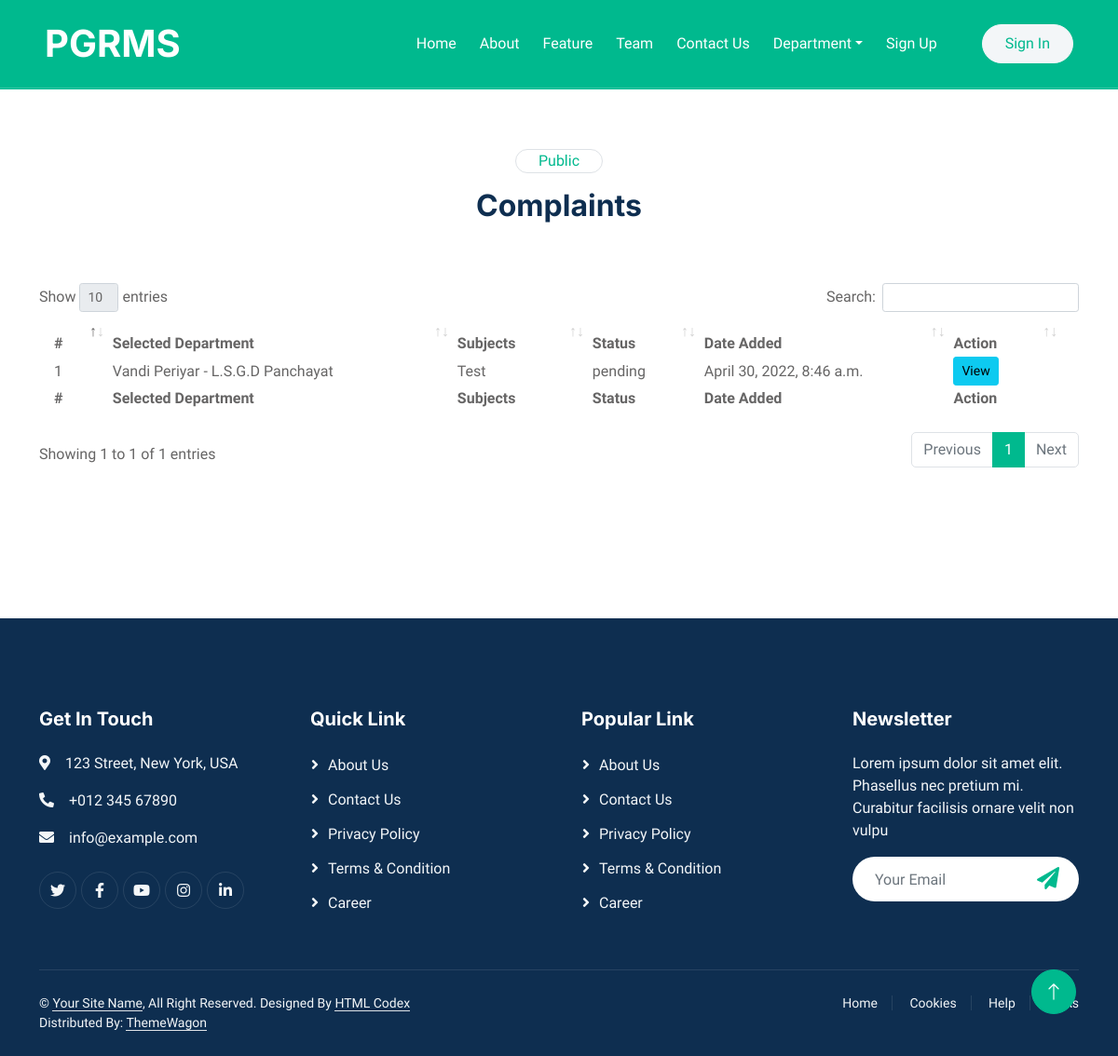
The page /department/list-complaints (signed in) on the database its author committed.
### public/models.py (models this page shows, shortened)
class Complaints(models.Model):
    unique_id=models.AutoField(primary_key=True, null=False)
    complaints_subject=models.CharField(max_length=255, default='null', null=False)
    complaints_text=models.TextField(default='null', null=False)
    selected_department = models.ForeignKey(Departments, on_delete=models.CASCADE)
    public_user = models.ForeignKey(Registration, on_delete=models.CASCADE)
    date_added = models.DateTimeField(default=now, editable=False)
    reply = models.TextField(default='null', null=True)
    status_choices = [
        ('open', 'Open'),
        ('pending', 'Pending'),
        ('closed', 'Closed'),
    ]
    status = models.CharField(max_length=15, choices=status_choices, default="open")

### site_admin/models.py (models this page shows)
class Departments(models.Model):
    unique_id=models.AutoField(primary_key=True, null=False)
    department_name=models.CharField(max_length=255, null=False)
    location=models.ForeignKey(Location, on_delete=models.CASCADE)
    date_added = models.DateTimeField(default=now, editable=False)
    def __str__(self):
        return self.department_name

class Location(models.Model):
    unique_id=models.AutoField(primary_key=True, null=False)
    location=models.CharField(max_length=255, null=False)
    date_added = models.DateTimeField(default=now, editable=False)
    def __str__(self):
        return self.location

### department/views.py (the view)
# urls.py: path('list-complaints', views.complaints_list, name="complaints_list"),
def complaints_list(request):
    complaints_list = User_Complaints.objects.filter(selected_department=Departments.objects.filter(unique_id=request.session['dep_id']).get()).all()
    context = { 'complaints_list': complaints_list }
    return render(request, 'department/complaints-list.html', context)

### templates/department/complaints-list.html (shortened to what this page needs)
{% extends 'layout.html' %}
{% load static %}
{% block custom-style %}
<link href="{% static 'lib/datatables/datatables.css' %}" rel="stylesheet">
{% endblock %}
{% block content %}
    <div class="container-xxl bg-white p-0">
        <div class="container-xxl position-relative p-0">
            {% include 'includes/menu.html'  %}
            <div class="container-xxl bg-primary page-header">
            </div>
        </div>
        <div class="container-xxl py-5">
            <div class="container">
                <div class="mx-auto text-center wow fadeInUp" data-wow-delay="0.1s" style="max-width: 600px;">
                    <div class="d-inline-block border rounded-pill text-primary px-4 mb-3">Public</div>
                    <h2 class="mb-5">Complaints</h2>
                </div>
                <div class="row justify-content-center">
                <div class="col-md-12 py-3">
                {% if complaints_list.count > 0 %}
                <table id="example" class="stripe" style="width:100%; background-color: white; padding: 15px;">
                      <thead>
                          <tr>
                              <th>#</th>
                              <th>Selected Department</th>
                              <th>Subjects</th>
                              <th>Status</th>
                              <th>Date Added</th>
                              <th>Action</th>
                          </tr>
                      </thead>
                      <tbody>
                        {% for row in complaints_list %}
                           <tr>
                              <td>{{ forloop.counter }}</td>
                              <td>{{ row.selected_department.location }} - {{ row.selected_department }}</td>
                              <td>{{ row.complaints_subject }}</td>
                              <td>{{ row.status }}</td>
                              <td>{{ row.date_added }}</td>
                <td>
                  <a href="{% url 'department:complaints_views' id=row.unique_id %}" type="button" class="btn btn-info btn-sm">View</a>
                </td>
                          </tr>
                        {% endfor %}
                      </tbody>
                      <tfoot>
                          <tr>
                            <th>#</th>
                            <th>Selected Department</th>
                            <th>Subjects</th>
                            <th>Status</th>
                            <th>Date Added</th>
                            <th>Action</th>
                          </tr>
                      </tfoot>
                  </table>
                {% else %}
                <b>No complaints added yet</b>
                {% endif %}
                </div>
                </div>
            </div>
        </div>
        {% include 'includes/footer.html'  %}
        <a href="#" class="btn btn-lg btn-primary btn-lg-square back-to-top"><i class="bi bi-arrow-up"></i></a>
        </div>
{% endblock %}

### static/css/style.css (style rules this page uses)
:root { --primary: #00B98E; --light: #F3F6F8; --dark: #0E2E50; }
.back-to-top { position: fixed; display: none; right: 45px; bottom: 45px; z-index: 99; }
.btn { font-weight: 500; transition: .5s; }
.btn.btn-primary, .btn.btn-outline-primary:hover { color: #FFFFFF; }
.btn-lg-square { width: 48px; height: 48px; }
.btn-square, .btn-sm-square, .btn-lg-square { padding: 0; display: flex; align-items: center; justify-content: center; font-weight: normal; border-radius: 50px; }
.page-header { margin-bottom: 1rem; padding: 6rem 0 0 0; }

### rows shown on the page
Complaints: selected_department.location "Vandi Periyar", selected_department "L.S.G.D Panchayat", complaints_subject "Test", status "pending", date_added "April 30, 2022, 8:46 a.m."
